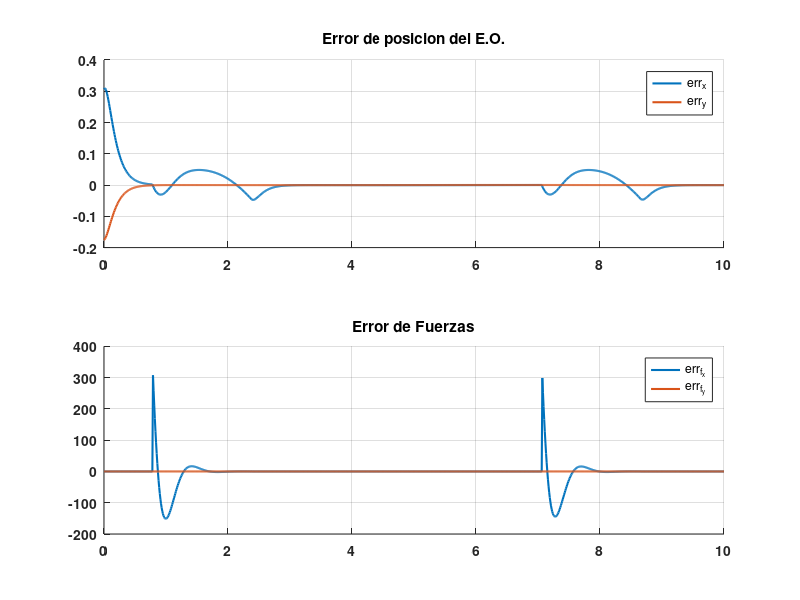
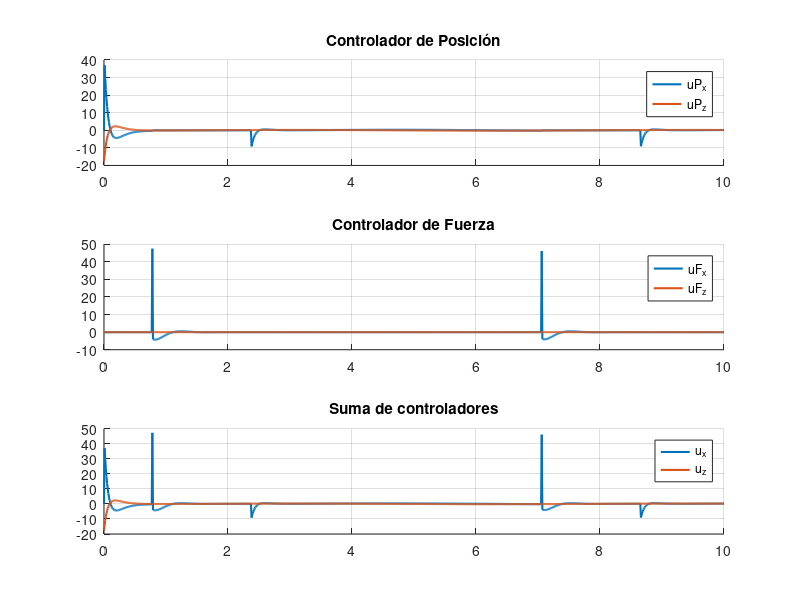
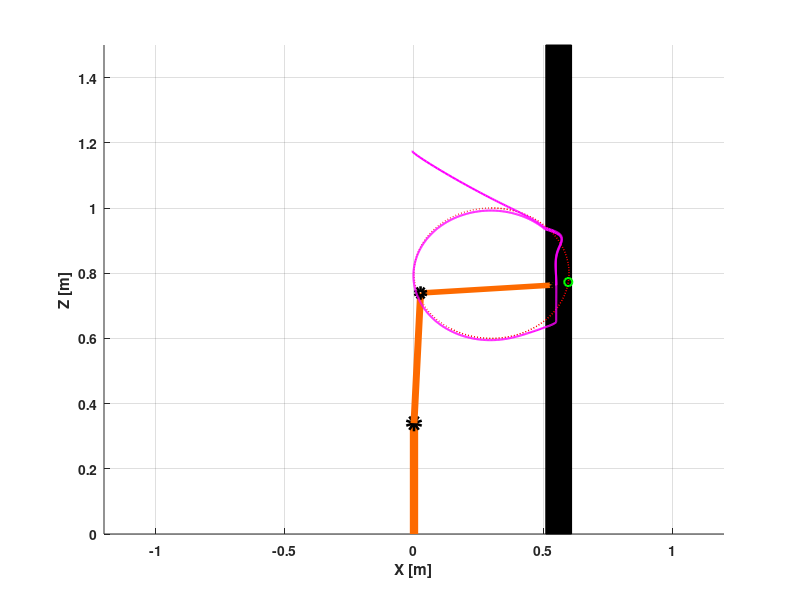

Write MATLAB code to recreate these figures, in order.
clc, clear, close all;
%% Parametros del Robot y valores fijos
m1= 5.067; m2= 3.152;
l1= 0.4; l2= 0.526; lb= 0.34;
g=9.807;
ts= 0.01; tf= 10;
t= 0:ts:tf;

% Definicion de Trayectorias
radio= 0.3;
xd= radio*sin(t)+0.3;       zd= 0.2*cos(t)+ 0.8;
xd_p= radio*cos(t);     zd_p= -0.2*sin(t);
xd_pp= -radio*sin(t);   zd_pp= -0.2*cos(t);

% Condiciones iniciales 
q=[120*pi/180;-0.9];
q_p= [0;0];
k=1;
xEslabon1= l1*cos(q(1,k));
xEslabon2= xEslabon1 + l2*cos(q(1,k)+q(2,k));
zEslabon1= lb + l1*sin(q(1,k));
zEslabon2= zEslabon1 + l2*sin(q(1,k)+q(2,k));
posReal(:,k)= [xEslabon2;zEslabon2];
velReal(:,k)=[0;0];

% Asignacion de constantes para control de fuerza
Ke= diag([7000,0.01]);        % Modulo de elasticidad longitudinal (Mpa,megaPascales:kg/(m*s^2)), Goma: 7, cartilago:24, Tendon:600, Madera:7000 

% Posicion Obstaculo
posObstaculo= [0.51;0];
% posObstaculo= [1;0];

% Definicion de S: Permite seleccionar ejes de control de movimiento y ejes de control de fuerza
S= [0 0;0 1];
Scoma= eye(2)-S;
Kv_x= 20*diag([1,1]); Kp_x= 100*diag([1,1]);
Kv_f= 10*diag([1,1]); Kp_f= 80*diag([1,1]);
fd= [300;0.1];
fd_pp= [0;0];
%% Programa general
for k=1:length(t)
    f(:,k)= [0; 0];
%     if posReal(1,k)>posObstaculo(1)            % El obstáculo esta en la posicion 0.5, tiene forma de barra
    if xd(k)>posObstaculo(1)
        f(:,k)= Ke*(posReal(:,k) - posObstaculo);
    else
        f(:,k)= [0; 0];
    end    
    
    % Parametros del modelo dinámico en coordenadas articulares 
    Mq= [(m1+m2)*l1^2 + m2*l2^2 + 2*m2*l1*l2*cos(q(2,k)), m2*l2^2+m2*l1*l2*cos(q(2,k));
        m2*l2^2+m2*l1*l2*cos(q(2,k))                   , m2*l2^2];
    Cq= [-m2*l1*l2*sin(q(2,k))*q_p(2,k),  -m2*l1*l2*sin(q(2,k))*(q_p(1,k)+q_p(2,k));
        m2*l1*l2*sin(q(2,k))*q_p(1,k) , 0];
    Gq= [(m1+m2)*g*l1*cos(q(1,k)) + m2*g*l2*cos(q(1,k)+q(2,k));
        m2*g*l2*cos(q(1,k)+q(2,k)) ];
    
    % Jacobianita
    Ja=[-l1*sin(q(1,k))-l2*sin(q(1,k)+q(2,k))  -l2*sin(q(1,k)+q(2,k));
    l1*cos(q(1,k))+l2*cos(q(1,k)+q(2,k))    l2*cos(q(1,k)+q(2,k))];

    % Derivada de la Jacobianita (temporal)
    Ja_p= [-l1*cos(q(1,k))*q_p(1,k)-l2*cos(q(1,k)+q(2,k))*(q_p(1,k)+q_p(2,k)), -l2*cos(q(1,k)+q(2,k))*(q_p(1,k)+q_p(2,k));...
    -l1*sin(q(1,k))*q_p(1,k)-l2*sin(q(1,k)+q(2,k))*(q_p(1,k)+q_p(2,k)),        -l2*sin(q(1,k)+q(2,k))*(q_p(1,k)+q_p(2,k))];
    
    % Conversion del modelo dinámico a coordenadas cartesianas
    Mcart= inv(Ja)'*Mq*inv(Ja);
    Ccart= inv(Ja)'*Cq*inv(Ja) - inv(Ja)'*Mq*inv(Ja)*Ja_p*inv(Ja);
    Gcart= inv(Ja)'*Gq;

    % Calculo de errores de posicion/velocidad y controlador de movimiento
    err_p(:,k)= [xd_p(k); zd_p(k)] - velReal(:,k);
    err(:,k)= [xd(k); zd(k)] - posReal(:,k);
    uXc(:,k)= S*[xd_pp(:,k); zd_pp(:,k)] + Kv_x*S*err_p(:,k) + Kp_x*S*err(:,k);    % Calculo de u (Ley de control, lazo externo)
    
    % Calculo de errores de fuerza y controlador de fuerza
%     if posReal(1,k)>posObstaculo(1)
    if xd(k)>posObstaculo(1)
        errF(:,k+1)= fd - f(:,k);
        errF_p(:,k+1)= (errF(:,k+1) - errF(:,k))/ts;
        fXc(:,k)= inv(Ke)*(Scoma*fd_pp + Kv_f*Scoma*errF_p(:,k+1) + Kp_f*Scoma*errF(:,k+1));
        S= [0 0;0 1];
    else
        fXc(:,k)=[0;0];
        errF(:,k+1)=[0;0];
        S= eye(2);
    end
%     uc(:,k)= [xd_pp(:,k); zd_pp(:,k)] + Kv_x*err_p(:,k) + Kp_x*err(:,k);    % Calculo de u (Ley de control, lazo externo)
    
    % Suma de controladores
    uc(:,k)= uXc(:,k) + fXc(:,k);
    
    ft(:,k)= Mcart*uc(:,k) + Ccart*velReal(:,k) + Gcart + f(:,k);       % Calculo de ftA (Ley de control, lazo interno)

    % Aplicacion al robot
    accReal(:,k+1)= inv(Mcart)*(ft(:,k) - Ccart*velReal(:,k) - Gcart - f(:,k));
    velReal(:,k+1)= velReal(:,k) + accReal(:,k+1)*ts;
    posReal(:,k+1)= posReal(:,k) + velReal(:,k+1)*ts;
    
    % Obtención de q_p y q para la siguiente iteracion
    q_p(:,k+1)= inv(Ja)*velReal(:,k+1);
    q(:,k+1)= q(:,k) + q_p(:,k+1)*ts;
end

%% Animacion
close all
qr= q;
% Calculo de las posiciones de los eslabores
xEslabon1= l1*cos(qr(1,:));
xEslabon2= xEslabon1 + l2*cos(qr(1,:)+qr(2,:));
zEslabon1= lb + l1*sin(qr(1,:));
zEslabon2= zEslabon1 + l2*sin(qr(1,:)+qr(2,:));
slab1=[]; slab2=[]; slab=[]; slab3=[]; slab4=[];

figure(11)
hold on, grid on
patch([posObstaculo(1) posObstaculo(1) posObstaculo(1)+0.1 posObstaculo(1)+0.1],[0 1.5 1.5 0],'black')
axis([-1.2 1.2 0 1.5])
plot(xd,zd,'r:','linewidth',1)
% Ploteo de la base
plot([0 0],[0 lb],'color',[253 106 0]/255,'linewidth',6)
plot(0,lb,'ok','linewidth',6)
% Animacion de lo que se ejecuta
for k= 800%:length(xEslabon1)-1
    delete(slab1);delete(slab2);delete(slab);delete(slab3); delete(slab4)
    slab1= plot([0 xEslabon1(k)],[lb zEslabon1(k)],'color',[253 106 0]/255,'linewidth',5);
    slab2= plot([xEslabon1(k) xEslabon2(k)],[zEslabon1(k) zEslabon2(k)],'color',[253 106 0]/255,'linewidth',4);
    slab= plot([xEslabon1(k) xEslabon2(k)],[zEslabon1(k) zEslabon2(k)],'ok','linewidth',4);
    slab3= plot([xEslabon2(1:k)],[zEslabon2(1:k)],'m','linewidth',1.5);
    slab4= plot(xd(k),zd(k),'og','linewidth',1.5);
    pause(0.02)
end
set(gca,'FontWeight','Bold')
xlabel('X [m]')
ylabel('Z [m]')


%% Graficacion de Resultados
figure(9),
subplot(2,1,1)
hold on,grid on
plot(t,err','linewidth',1.5)
legend('err_x','err_y');
set(gca,'FontWeight','Bold')
title('Error de posicion del E.O.')

subplot(2,1,2)
hold on,grid on
plot(t,errF(:,1:end-1)','linewidth',1.5)
legend('err_{f_x}','err_{f_y}');
set(gca,'FontWeight','Bold')
title('Error de Fuerzas')

uc(:,k)= uXc(:,k) + fXc(:,k);
figure(10)
subplot(3,1,1)
hold on, grid on
plot(t,uXc','linewidth',1.5)
legend('uP_{x}','uP_{z}');
title('Controlador de Posición')
subplot(3,1,2)
hold on, grid on
plot(t,fXc','linewidth',1.5)
legend('uF_{x}','uF_{z}');
title('Controlador de Fuerza')
subplot(3,1,3)
hold on, grid on
plot(t,uc','linewidth',1.5)
legend('u_{x}','u_{z}');
title('Suma de controladores')